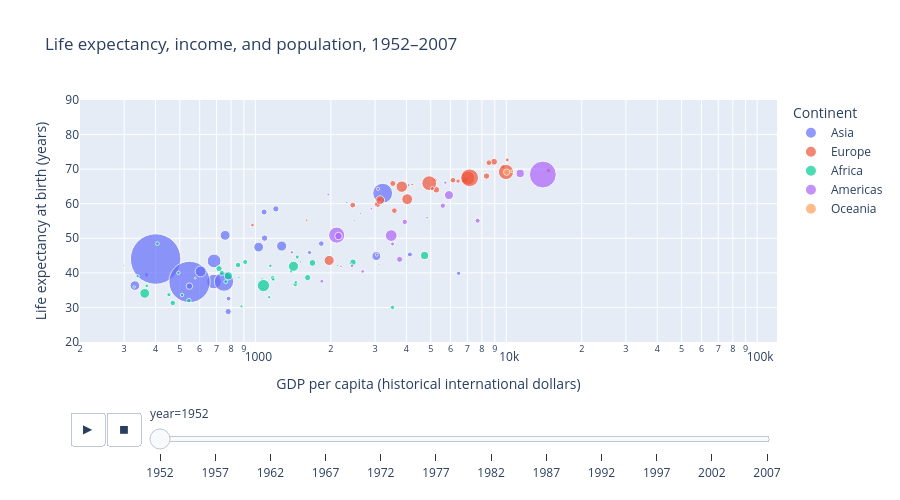

The notebook cell saved with this chart:
### Markdown cell above
### Add time and population

In `px.scatter()`, `animation_frame="year"` creates a frame for each year, `animation_group="country"` keeps track of country identity, `size="pop"` maps population to bubble area, and `color="continent"` distinguishes broad continents. `log_x=True` changes the display scale while hover labels retain GDP values in their original units.

### Code cell
fig = px.scatter(gap_df, x='gdpPercap', y='lifeExp',
                 animation_frame='year', animation_group='country',
                 size='pop', color='continent', hover_name='country', log_x=True,
                 range_x=[200, 120000], range_y=[20, 90], size_max=55,
                 category_orders={'year':years},
                 labels={'gdpPercap':'GDP per capita (historical international dollars)',
                         'lifeExp':'Life expectancy at birth (years)', 'pop':'Population', 'continent':'Continent'},
                 title='Life expectancy, income, and population, 1952–2007')
fig.update_layout(height=500)
fig.show()

### Figure 1 — Plotly figure (JSON) as saved in the notebook; plotly's stock layout.template omitted (floating-point values rounded to 4 significant figures)
{"data": [{"hovertemplate": "<b>%{hovertext}</b><br><br>Continent=Asia<br>year=1952<br>GDP per capita (historical international dollars)=%{x}<br>Life expectancy at birth (years)=%{y}<br>Population=%{marker.size}<extra></extra>", "hovertext": ["Afghanistan", "Bahrain", "Bangladesh", "Cambodia", "China", "Hong Kong, China", "India", "Indonesia", "Iran", "Iraq", "Israel", "Japan", "Jordan", "Korea, Dem. Rep.", "Korea, Rep.", "Kuwait", "Lebanon", "Malaysia", "Mongolia", "Myanmar", "Nepal", "Oman", "Pakistan", "Philippines", "Saudi Arabia", "Singapore", "Sri Lanka", "Syria", "Taiwan", "Thailand", "Vietnam", "West Bank and Gaza", "Yemen, Rep."], "ids": ["Afghanistan", "Bahrain", "Bangladesh", "Cambodia", "China", "Hong Kong, China", "India", "Indonesia", "Iran", "Iraq", "Israel", "Japan", "Jordan", "Korea, Dem. Rep.", "Korea, Rep.", "Kuwait", "Lebanon", "Malaysia", "Mongolia", "Myanmar", "Nepal", "Oman", "Pakistan", "Philippines", "Saudi Arabia", "Singapore", "Sri Lanka", "Syria", "Taiwan", "Thailand", "Vietnam", "West Bank and Gaza", "Yemen, Rep."], "legendgroup": "Asia", "marker": {"color": "#636efa", "size": [8425333, 120447, 46886859, 4693836, 556263527, 2125900, 372000000, 82052000, 17272000, 5441766, 1620914, 86459025, 607914, 8865488, 20947571, 160000, 1439529, 6748378, 800663, 20092996, 9182536, 507833, 41346560, 22438691, 4005677, 1127000, 7982342, 3661549, 8550362, 21289402, 26246839, 1030585, 4963829], "sizemode": "area", "sizeref": 435900.0, "symbol": "circle"}, "mode": "markers", "name": "Asia", "orientation": "v", "showlegend": true, "type": "scatter", "x": [779.4, 9867.0, 684.2, 368.5, 400.4, 3054.0, 546.6, 749.7, 3035.0, 4130.0, 4087.0, 3217.0, 1547.0, 1088.0, 1031.0, 108400.0, 4835.0, 1831.0, 786.6, 331, 545.9, 1828.0, 684.6, 1273.0, 6460.0, 2315.0, 1084.0, 1643.0, 1207.0, 757.8, 605.1, 1516.0, 781.7], "xaxis": "x", "y": [28.8, 50.94, 37.48, 39.42, 44, 60.96, 37.37, 37.47, 44.87, 45.32, 65.39, 63.03, 43.16, 50.06, 47.45, 55.56, 55.93, 48.46, 42.24, 36.32, 36.16, 37.58, 43.44, 47.75, 39.88, 60.4, 57.59, 45.88, 58.5, 50.85, 40.41, 43.16, 32.55], "yaxis": "y"}, {"hovertemplate": "<b>%{hovertext}</b><br><br>Continent=Europe<br>year=1952<br>GDP per capita (historical international dollars)=%{x}<br>Life expectancy at birth (years)=%{y}<br>Population=%{marker.size}<extra></extra>", "hovertext": ["Albania", "Austria", "Belgium", "Bosnia and Herzegovina", "Bulgaria", "Croatia", "Czech Republic", "Denmark", "Finland", "France", "Germany", "Greece", "Hungary", "Iceland", "Ireland", "Italy", "Montenegro", "Netherlands", "Norway", "Poland", "Portugal", "Romania", "Serbia", "Slovak Republic", "Slovenia", "Spain", "Sweden", "Switzerland", "Turkey", "United Kingdom"], "ids": ["Albania", "Austria", "Belgium", "Bosnia and Herzegovina", "Bulgaria", "Croatia", "Czech Republic", "Denmark", "Finland", "France", "Germany", "Greece", "Hungary", "Iceland", "Ireland", "Italy", "Montenegro", "Netherlands", "Norway", "Poland", "Portugal", "Romania", "Serbia", "Slovak Republic", "Slovenia", "Spain", "Sweden", "Switzerland", "Turkey", "United Kingdom"], "legendgroup": "Europe", "marker": {"color": "#EF553B", "size": [1282697, 6927772, 8730405, 2791000, 7274900, 3882229, 9125183, 4334000, 4090500, 42459667, 69145952, 7733250, 9504000, 147962, 2952156, 47666000, 413834, 10381988, 3327728, 25730551, 8526050, 16630000, 6860147, 3558137, 1489518, 28549870, 7124673, 4815000, 22235677, 50430000], "sizemode": "area", "sizeref": 435900.0, "symbol": "circle"}, "mode": "markers", "name": "Europe", "orientation": "v", "showlegend": true, "type": "scatter", "x": [1601.0, 6137.0, 8343.0, 973.5, 2444.0, 3119.0, 6876.0, 9692.0, 6425.0, 7030.0, 7144.0, 3531.0, 5264.0, 7268.0, 5210.0, 4931.0, 2648.0, 8942.0, 10100.0, 4029.0, 3068.0, 3145.0, 3581.0, 5075.0, 4215.0, 3834.0, 8528.0, 14730.0, 1969.0, 9980.0], "xaxis": "x", "y": [55.23, 66.8, 68, 53.82, 59.6, 61.21, 66.87, 70.78, 66.55, 67.41, 67.5, 65.86, 64.03, 72.49, 66.91, 65.94, 59.16, 72.13, 72.67, 61.31, 59.82, 61.05, 58.0, 64.36, 65.57, 64.94, 71.86, 69.62, 43.59, 69.18], "yaxis": "y"}, {"hovertemplate": "<b>%{hovertext}</b><br><br>Continent=Africa<br>year=1952<br>GDP per capita (historical international dollars)=%{x}<br>Life expectancy at birth (years)=%{y}<br>Population=%{marker.size}<extra></extra>", "hovertext": ["Algeria", "Angola", "Benin", "Botswana", "Burkina Faso", "Burundi", "Cameroon", "Central African Republic", "Chad", "Comoros", "Congo, Dem. Rep.", "Congo, Rep.", "Cote d'Ivoire", "Djibouti", "Egypt", "Equatorial Guinea", "Eritrea", "Ethiopia", "Gabon", "Gambia", "Ghana", "Guinea", "Guinea-Bissau", "Kenya", "Lesotho", "Liberia", "Libya", "Madagascar", "Malawi", "Mali", "Mauritania", "Mauritius", "Morocco", "Mozambique", "Namibia", "Niger", "Nigeria", "Reunion", "Rwanda", "Sao Tome and Principe", "Senegal", "Sierra Leone", "Somalia", "South Africa", "Sudan", "Swaziland", "Tanzania", "Togo", "Tunisia", "Uganda", "Zambia", "Zimbabwe"], "ids": ["Algeria", "Angola", "Benin", "Botswana", "Burkina Faso", "Burundi", "Cameroon", "Central African Republic", "Chad", "Comoros", "Congo, Dem. Rep.", "Congo, Rep.", "Cote d'Ivoire", "Djibouti", "Egypt", "Equatorial Guinea", "Eritrea", "Ethiopia", "Gabon", "Gambia", "Ghana", "Guinea", "Guinea-Bissau", "Kenya", "Lesotho", "Liberia", "Libya", "Madagascar", "Malawi", "Mali", "Mauritania", "Mauritius", "Morocco", "Mozambique", "Namibia", "Niger", "Nigeria", "Reunion", "Rwanda", "Sao Tome and Principe", "Senegal", "Sierra Leone", "Somalia", "South Africa", "Sudan", "Swaziland", "Tanzania", "Togo", "Tunisia", "Uganda", "Zambia", "Zimbabwe"], "legendgroup": "Africa", "marker": {"color": "#00cc96", "size": [9279525, 4232095, 1738315, 442308, 4469979, 2445618, 5009067, 1291695, 2682462, 153936, 14100005, 854885, 2977019, 63149, 22223309, 216964, 1438760, 20860941, 420702, 284320, 5581001, 2664249, 580653, 6464046, 748747, 863308, 1019729, 4762912, 2917802, 3838168, 1022556, 516556, 9939217, 6446316, 485831, 3379468, 33119096, 257700, 2534927, 60011, 2755589, 2143249, 2526994, 14264935, 8504667, 290243, 8322925, 1219113, 3647735, 5824797, 2672000, 3080907], "sizemode": "area", "sizeref": 435900.0, "symbol": "circle"}, "mode": "markers", "name": "Africa", "orientation": "v", "showlegend": true, "type": "scatter", "x": [2449.0, 3521.0, 1063.0, 851.2, 543.3, 339.3, 1173.0, 1071.0, 1179.0, 1103.0, 780.5, 2126.0, 1389.0, 2670.0, 1419.0, 375.6, 328.9, 362.1, 4293.0, 485.2, 911.3, 510.2, 299.9, 853.5, 298.8, 575.6, 2388.0, 1443.0, 369.2, 452.3, 743.1, 1968.0, 1688.0, 468.5, 2424.0, 761.9, 1077.0, 2719.0, 493.3, 879.6, 1450.0, 879.8, 1136.0, 4725.0, 1616.0, 1148.0, 716.7, 859.8, 1468.0, 734.8, 1147.0, 406.9], "xaxis": "x", "y": [43.08, 30.02, 38.22, 47.62, 31.98, 39.03, 38.52, 35.46, 38.09, 40.72, 39.14, 42.11, 40.48, 34.81, 41.89, 34.48, 35.93, 34.08, 37.0, 30, 43.15, 33.61, 32.5, 42.27, 42.14, 38.48, 42.72, 36.68, 36.26, 33.69, 40.54, 50.99, 42.87, 31.29, 41.73, 37.44, 36.32, 52.72, 40, 46.47, 37.28, 30.33, 32.98, 45.01, 38.63, 41.41, 41.22, 38.6, 44.6, 39.98, 42.04, 48.45], "yaxis": "y"}, {"hovertemplate": "<b>%{hovertext}</b><br><br>Continent=Americas<br>year=1952<br>GDP per capita (historical international dollars)=%{x}<br>Life expectancy at birth (years)=%{y}<br>Population=%{marker.size}<extra></extra>", "hovertext": ["Argentina", "Bolivia", "Brazil", "Canada", "Chile", "Colombia", "Costa Rica", "Cuba", "Dominican Republic", "Ecuador", "El Salvador", "Guatemala", "Haiti", "Honduras", "Jamaica", "Mexico", "Nicaragua", "Panama", "Paraguay", "Peru", "Puerto Rico", "Trinidad and Tobago", "United States", "Uruguay", "Venezuela"], "ids": ["Argentina", "Bolivia", "Brazil", "Canada", "Chile", "Colombia", "Costa Rica", "Cuba", "Dominican Republic", "Ecuador", "El Salvador", "Guatemala", "Haiti", "Honduras", "Jamaica", "Mexico", "Nicaragua", "Panama", "Paraguay", "Peru", "Puerto Rico", "Trinidad and Tobago", "United States", "Uruguay", "Venezuela"], "legendgroup": "Americas", "marker": {"color": "#ab63fa", "size": [17876956, 2883315, 56602560, 14785584, 6377619, 12350771, 926317, 6007797, 2491346, 3548753, 2042865, 3146381, 3201488, 1517453, 1426095, 30144317, 1165790, 940080, 1555876, 8025700, 2227000, 662850, 157553000, 2252965, 5439568], "sizemode": "area", "sizeref": 435900.0, "symbol": "circle"}, "mode": "markers", "name": "Americas", "orientation": "v", "showlegend": true, "type": "scatter", "x": [5911.0, 2677.0, 2109.0, 11370.0, 3940.0, 2144.0, 2627.0, 5587.0, 1398.0, 3522.0, 3048.0, 2428.0, 1840.0, 2195.0, 2899.0, 3478.0, 3112.0, 2480.0, 1952.0, 3759.0, 3082.0, 3023.0, 13990.0, 5717.0, 7690.0], "xaxis": "x", "y": [62.48, 40.41, 50.92, 68.75, 54.74, 50.64, 57.21, 59.42, 45.93, 48.36, 45.26, 42.02, 37.58, 41.91, 58.53, 50.79, 42.31, 55.19, 62.65, 43.9, 64.28, 59.1, 68.44, 66.07, 55.09], "yaxis": "y"}, {"hovertemplate": "<b>%{hovertext}</b><br><br>Continent=Oceania<br>year=1952<br>GDP per capita (historical international dollars)=%{x}<br>Life expectancy at birth (years)=%{y}<br>Population=%{marker.size}<extra></extra>", "hovertext": ["Australia", "New Zealand"], "ids": ["Australia", "New Zealand"], "legendgroup": "Oceania", "marker": {"color": "#FFA15A", "size": [8691212, 1994794], "sizemode": "area", "sizeref": 435900.0, "symbol": "circle"}, "mode": "markers", "name": "Oceania", "orientation": "v", "showlegend": true, "type": "scatter", "x": [10040.0, 10560.0], "xaxis": "x", "y": [69.12, 69.39], "yaxis": "y"}], "layout": {"height": 500, "legend": {"itemsizing": "constant", "title": {"text": "Continent"}, "tracegroupgap": 0}, "sliders": [{"active": 0, "currentvalue": {"prefix": "year="}, "len": 0.9, "pad": {"b": 10, "t": 60}, "steps": [{"args": [["1952"], {"frame": {"duration": 0, "redraw": false}, "fromcurrent": true, "mode": "immediate", "transition": {"duration": 0, "easing": "linear"}}], "label": "1952", "method": "animate"}, {"args": [["1957"], {"frame": {"duration": 0, "redraw": false}, "fromcurrent": true, "mode": "immediate", "transition": {"duration": 0, "easing": "linear"}}], "label": "1957", "method": "animate"}, {"args": [["1962"], {"frame": {"duration": 0, "redraw": false}, "fromcurrent": true, "mode": "immediate", "transition": {"duration": 0, "easing": "linear"}}], "label": "1962", "method": "animate"}, {"args": [["1967"], {"frame": {"duration": 0, "redraw": false}, "fromcurrent": true, "mode": "immediate", "transition": {"duration": 0, "easing": "linear"}}], "label": "1967", "method": "animate"}, {"args": [["1972"], {"frame": {"duration": 0, "redraw": false}, "fromcurrent": true, "mode": "immediate", "transition": {"duration": 0, "easing": "linear"}}], "label": "1972", "method": "animate"}, {"args": [["1977"], {"frame": {"duration": 0, "redraw": false}, "fromcurrent": true, "mode": "immediate", "transition": {"duration": 0, "easing": "linear"}}], "label": "1977", "method": "animate"}, {"args": [["1982"], {"frame": {"duration": 0, "redraw": false}, "fromcurrent": true, "mode": "immediate", "transition": {"duration": 0, "easing": "linear"}}], "label": "1982", "method": "animate"}, {"args": [["1987"], {"frame": {"duration": 0, "redraw": false}, "fromcurrent": true, "mode": "immediate", "transition": {"duration": 0, "easing": "linear"}}], "label": "1987", "method": "animate"}, {"args": [["1992"], {"frame": {"duration": 0, "redraw": false}, "fromcurrent": true, "mode": "immediate", "transition": {"duration": 0, "easing": "linear"}}], "label": "1992", "method": "animate"}, {"args": [["1997"], {"frame": {"duration": 0, "redraw": false}, "fromcurrent": true, "mode": "immediate", "transition": {"duration": 0, "easing": "linear"}}], "label": "1997", "method": "animate"}, {"args": [["2002"], {"frame": {"duration": 0, "redraw": false}, "fromcurrent": true, "mode": "immediate", "transition": {"duration": 0, "easing": "linear"}}], "label": "2002", "method": "animate"}, {"args": [["2007"], {"frame": {"duration": 0, "redraw": false}, "fromcurrent": true, "mode": "immediate", "transition": {"duration": 0, "easing": "linear"}}], "label": "2007", "method": "animate"}], "x": 0.1, "xanchor": "left", "y": 0, "yanchor": "top"}], "title": {"text": "Life expectancy, income, and population, 1952–2007"}, "updatemenus": [{"buttons": [{"args": [null, {"frame": {"duration": 500, "redraw": false}, "fromcurrent": true, "mode": "immediate", "transition": {"duration": 500, "easing": "linear"}}], "label": "&#9654;", "method": "animate"}, {"args": [[null], {"frame": {"duration": 0, "redraw": false}, "fromcurrent": true, "mode": "immediate", "transition": {"duration": 0, "easing": "linear"}}], "label": "&#9724;", "method": "animate"}], "direction": "left", "pad": {"r": 10, "t": 70}, "showactive": false, "type": "buttons", "x": 0.1, "xanchor": "right", "y": 0, "yanchor": "top"}], "xaxis": {"anchor": "y", "domain": [0, 1], "range": [2.301, 5.079], "title": {"text": "GDP per capita (historical international dollars)"}, "type": "log"}, "yaxis": {"anchor": "x", "domain": [0, 1], "range": [20, 90], "title": {"text": "Life expectancy at birth (years)"}}}}
